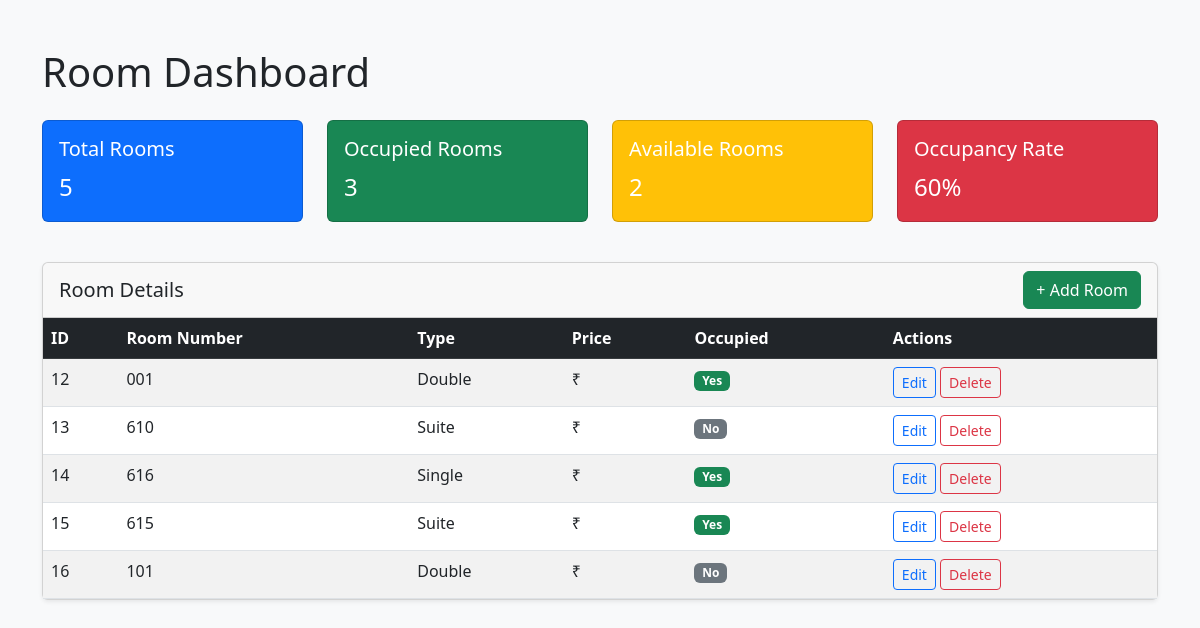
Page /offers/admin/rooms/ on the committed database.
### offers/models.py (models this page shows, shortened)
class Room(models.Model):
    ROOM_TYPES = (
        ('Single', 'Single'),
        ('Double', 'Double'),
        ('Suite', 'Suite'),
    )
    name = models.CharField(max_length=100)
    room_number = models.CharField(max_length=10, unique=True)
    room_type = models.CharField(max_length=10, choices=ROOM_TYPES)
    price_per_night = models.DecimalField(max_digits=10, decimal_places=2)
    is_available = models.BooleanField(default=True)
    is_occupied = models.BooleanField(default=False)
    number = models.CharField(max_length=10)
    is_occupied = models.BooleanField(default=False)

### offers/views.py (the view)
# urls.py: path('admin/rooms/', views.admin_room, name='admin_room'),
def admin_room(request):
    Number = Room.objects.count()
    Is_occupied = Room.objects.filter(is_occupied=True).count()
    Is_available = Room.objects.filter(is_occupied=False).count()
    Occupancy_rate = round((Is_occupied / Number) * 100) if Number else 0
    room_details = Room.objects.all().select_related()
    context = {
        'Number': Number,
        'Is_occupied': Is_occupied,
        'Is_available': Is_available,
        'Occupancy_rate': Occupancy_rate,
        'room_details': room_details,
    }
    return render(request, 'admin_room.html', context)

### offers/templates/admin_room.html (shortened to what this page needs)
<!DOCTYPE html>
<html lang="en">
<head>
    <link href="https://cdn.jsdelivr.net/npm/bootstrap@5.3.0/dist/css/bootstrap.min.css" rel="stylesheet">
</head>
<body class="bg-light">
<div class="container py-5">
    <h1 class="mb-4">Room Dashboard</h1>
    <div class="row mb-4">
        <div class="col-md-3">
            <div class="card text-white bg-primary mb-3">
                <div class="card-body">
                    <h5 class="card-title">Total Rooms</h5>
                    <p class="card-text fs-4">{{ Number }}</p>
                </div>
            </div>
        </div>
        <div class="col-md-3">
            <div class="card text-white bg-success mb-3">
                <div class="card-body">
                    <h5 class="card-title">Occupied Rooms</h5>
                    <p class="card-text fs-4">{{ Is_occupied }}</p>
                </div>
            </div>
        </div>
        <div class="col-md-3">
            <div class="card text-white bg-warning mb-3">
                <div class="card-body">
                    <h5 class="card-title">Available Rooms</h5>
                    <p class="card-text fs-4">{{ Is_available }}</p>
                </div>
            </div>
        </div>
        <div class="col-md-3">
            <div class="card text-white bg-danger mb-3">
                <div class="card-body">
                    <h5 class="card-title">Occupancy Rate</h5>
                    <p class="card-text fs-4">{{ Occupancy_rate }}%</p>
                </div>
            </div>
        </div>
    </div>
    <div class="card shadow-sm">
        <div class="card-header d-flex justify-content-between align-items-center">
            <h5 class="mb-0">Room Details</h5>
            <a href="{% url 'offers:add_room' %}" class="btn btn-success">+ Add Room</a>
                </div>
        <div class="card-body p-0">
            <table class="table table-striped table-hover mb-0">
                <thead class="table-dark">
                    <tr>
                        <th>ID</th>
                        <th>Room Number</th>
                        <th>Type</th>
                        <th>Price</th>
                        <th>Occupied</th>
                        <th>Actions</th>
                    </tr>
                </thead>
                <tbody>
                    {% for room in room_details %}
                    <tr>
                        <td>{{ room.id }}</td>
                        <td>{{ room.room_number }}</td>
                        <td>{{ room.room_type }}</td>
                        <td>₹{{ room.price }}</td>
                        <td>
                            {% if room.is_occupied %}
                                <span class="badge bg-success">Yes</span>
                            {% else %}
                                <span class="badge bg-secondary">No</span>
                            {% endif %}
                        </td>
                        <td>
                            <a href="{% url 'offers:edit_room' room.id %}" class="btn btn-sm btn-outline-primary">Edit</a>
                            <form action="{% url 'offers:delete_room' room.id %}" method="post" style="display:inline;">
                                <button type="submit" class="btn btn-sm btn-outline-danger">Delete</button>
                            </form>
                         </td>
                    </tr>
                    {% endfor %}
                </tbody>
            </table>
        </div>
    </div>
</div>
</body>
</html>

### rows in the picture
Room: id "12", room_number "001", room_type "Double", is_occupied "Yes"
Room: id "13", room_number "610", room_type "Suite", is_occupied "No"
Room: id "14", room_number "616", room_type "Single", is_occupied "Yes"
Room: id "15", room_number "615", room_type "Suite", is_occupied "Yes"
Room: id "16", room_number "101", room_type "Double", is_occupied "No"

### other values in the picture
{{ Number }} "5"
{{ Is_occupied }} "3"
{{ Is_available }} "2"
{{ Occupancy_rate }} "60"
